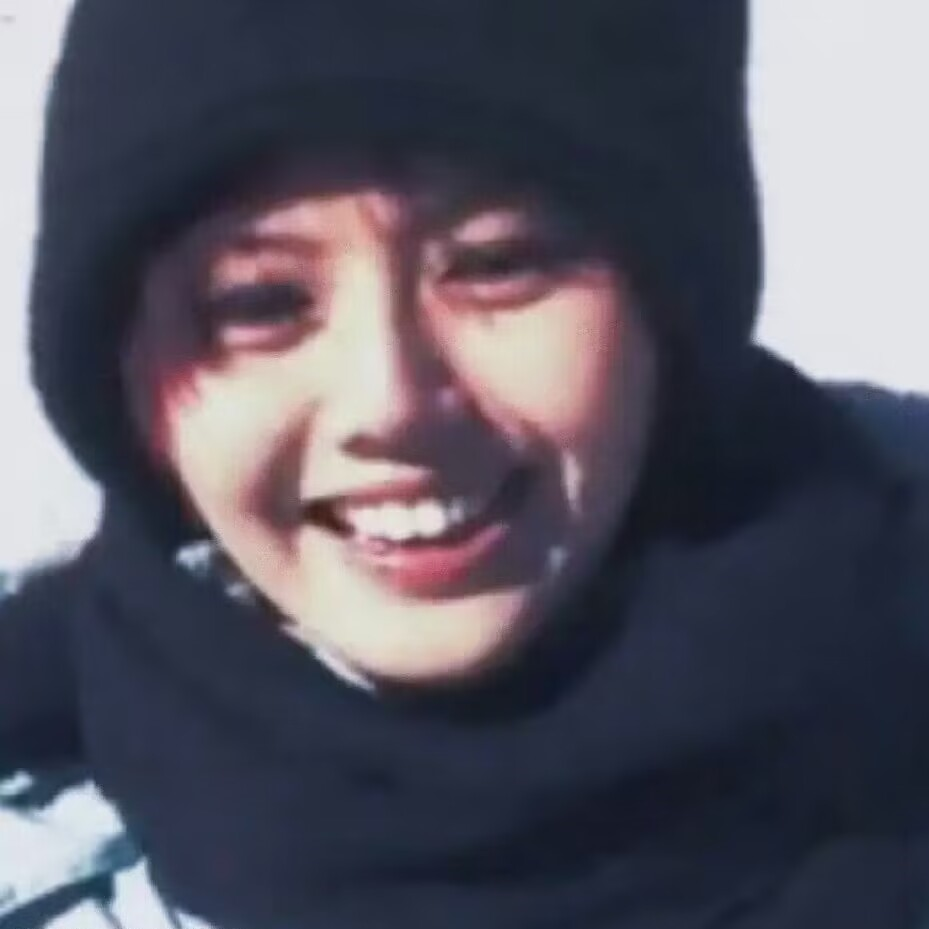
#> input picture Lab/Lab/img/img1.jpg, 929 x 929 px
$ python calc_histogram.py
#> lines starting #> are read from the running program, lines starting #| are printed output that depends on the picture
import cv2
import numpy as np
from matplotlib import pyplot as plt

img = cv2.imread('../img/img1.jpg')
#> img is the input picture: shape (929, 929, 3); mean B, G, R 98.1, 85.8, 87.4
color = ('b', 'g', 'r')

for i, col in enumerate(color):
    histr = cv2.calcHist([img], [i], None, [256], [0, 256])
    print(histr.shape)
    plt.plot(histr, color=col)
plt.xlim([0, 256])
plt.show()
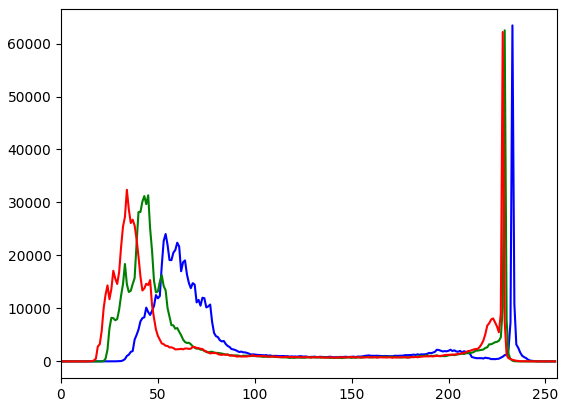
#> figure drawn by matplotlib, 1 panel; curve peaks at x = 233, y = 63426; curve peaks at x = 229, y = 62494; curve peaks at x = 228, y = 62175
